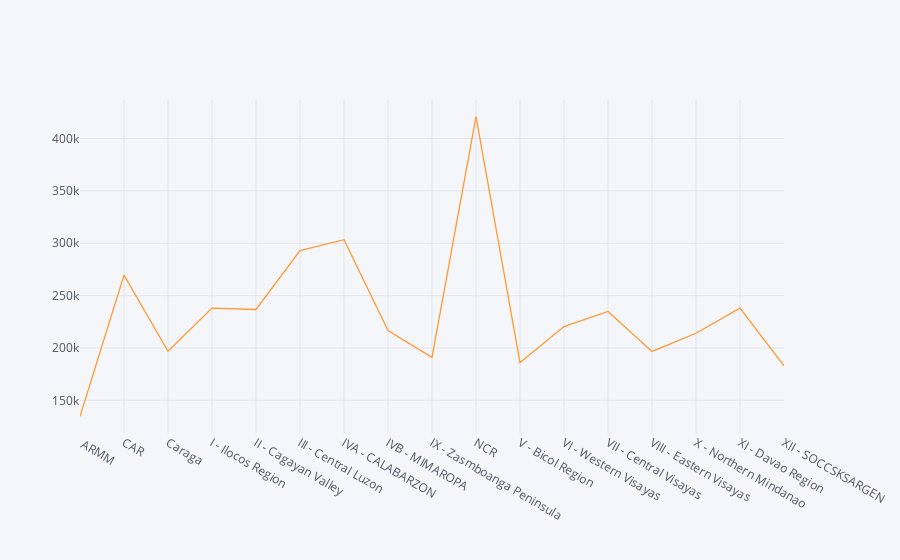

Notebook code for this chart:
### Code cell
income_region.iplot(kind='scatter',x='Region', y='Total Household Income')

### Figure 1 — Plotly figure (JSON) as saved in the notebook; plotly's stock layout.template omitted (floating-point values rounded to 4 significant figures)
{"data": [{"line": {"color": "rgba(255, 153, 51, 1.0)", "dash": "solid", "shape": "linear", "width": 1.3}, "mode": "lines", "name": "Total Household Income", "text": "", "type": "scatter", "x": [" ARMM", "CAR", "Caraga", "I - Ilocos Region", "II - Cagayan Valley", "III - Central Luzon", "IVA - CALABARZON", "IVB - MIMAROPA", "IX - Zasmboanga Peninsula", "NCR", "V - Bicol Region", "VI - Western Visayas", "VII - Central Visayas", "VIII - Eastern Visayas", "X - Northern Mindanao", "XI - Davao Region", "XII - SOCCSKSARGEN"], "y": [134700.0, 269500.0, 196900.0, 238100.0, 236800.0, 293000.0, 303400.0, 216700.0, 191000.0, 420900.0, 186100.0, 220500.0, 234900.0, 196700.0, 214100.0, 238100.0, 183000.0]}], "layout": {"legend": {"bgcolor": "#F5F6F9", "font": {"color": "#4D5663"}}, "paper_bgcolor": "#F5F6F9", "plot_bgcolor": "#F5F6F9", "title": {"font": {"color": "#4D5663"}}, "xaxis": {"gridcolor": "#E1E5ED", "showgrid": true, "tickfont": {"color": "#4D5663"}, "title": {"font": {"color": "#4D5663"}, "text": ""}, "zerolinecolor": "#E1E5ED"}, "yaxis": {"gridcolor": "#E1E5ED", "showgrid": true, "tickfont": {"color": "#4D5663"}, "title": {"font": {"color": "#4D5663"}, "text": ""}, "zerolinecolor": "#E1E5ED"}}}
